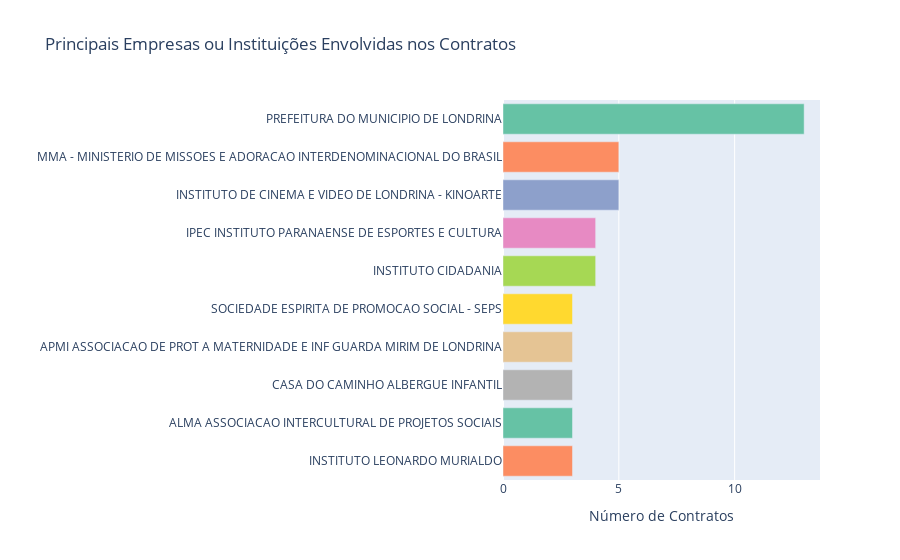

Write notebook code for a chart like this one.
### Code cell
# Identificar as principais empresas ou instituições
top_empresas = contratos_df['Beneficiario'].value_counts().head(10)

# Criar um DataFrame com os dados das principais empresas
top_empresas_df = pd.DataFrame({'Beneficiario': top_empresas.index, 'Número de Contratos': top_empresas.values})

# Criar um gráfico de barras horizontais com Plotly Express
fig = px.bar(top_empresas_df, x='Número de Contratos', y='Beneficiario', orientation='h',
             title='Principais Empresas ou Instituições Envolvidas nos Contratos',
             labels={'Número de Contratos': 'Número de Contratos', 'Beneficiario': ''},
             color='Beneficiario', color_discrete_sequence=px.colors.qualitative.Set2)

fig.update_layout(xaxis_title='Número de Contratos', showlegend=False)
fig.show()

### Figure 1 — Plotly figure (JSON) as saved in the notebook; plotly's stock layout.template omitted (floating-point values rounded to 4 significant figures)
{"data": [{"alignmentgroup": "True", "hovertemplate": "=%{y}<br>Número de Contratos=%{x}<extra></extra>", "legendgroup": "PREFEITURA DO MUNICIPIO DE LONDRINA", "marker": {"color": "rgb(102,194,165)", "pattern": {"shape": ""}}, "name": "PREFEITURA DO MUNICIPIO DE LONDRINA", "offsetgroup": "PREFEITURA DO MUNICIPIO DE LONDRINA", "orientation": "h", "showlegend": true, "textposition": "auto", "type": "bar", "x": [13], "xaxis": "x", "y": ["PREFEITURA DO MUNICIPIO DE LONDRINA"], "yaxis": "y"}, {"alignmentgroup": "True", "hovertemplate": "=%{y}<br>Número de Contratos=%{x}<extra></extra>", "legendgroup": "MMA - MINISTERIO DE MISSOES E ADORACAO INTERDENOMINACIONAL DO BRASIL", "marker": {"color": "rgb(252,141,98)", "pattern": {"shape": ""}}, "name": "MMA - MINISTERIO DE MISSOES E ADORACAO INTERDENOMINACIONAL DO BRASIL", "offsetgroup": "MMA - MINISTERIO DE MISSOES E ADORACAO INTERDENOMINACIONAL DO BRASIL", "orientation": "h", "showlegend": true, "textposition": "auto", "type": "bar", "x": [5], "xaxis": "x", "y": ["MMA - MINISTERIO DE MISSOES E ADORACAO INTERDENOMINACIONAL DO BRASIL"], "yaxis": "y"}, {"alignmentgroup": "True", "hovertemplate": "=%{y}<br>Número de Contratos=%{x}<extra></extra>", "legendgroup": "INSTITUTO DE CINEMA E VIDEO DE LONDRINA - KINOARTE", "marker": {"color": "rgb(141,160,203)", "pattern": {"shape": ""}}, "name": "INSTITUTO DE CINEMA E VIDEO DE LONDRINA - KINOARTE", "offsetgroup": "INSTITUTO DE CINEMA E VIDEO DE LONDRINA - KINOARTE", "orientation": "h", "showlegend": true, "textposition": "auto", "type": "bar", "x": [5], "xaxis": "x", "y": ["INSTITUTO DE CINEMA E VIDEO DE LONDRINA - KINOARTE"], "yaxis": "y"}, {"alignmentgroup": "True", "hovertemplate": "=%{y}<br>Número de Contratos=%{x}<extra></extra>", "legendgroup": "IPEC INSTITUTO PARANAENSE DE ESPORTES E CULTURA", "marker": {"color": "rgb(231,138,195)", "pattern": {"shape": ""}}, "name": "IPEC INSTITUTO PARANAENSE DE ESPORTES E CULTURA", "offsetgroup": "IPEC INSTITUTO PARANAENSE DE ESPORTES E CULTURA", "orientation": "h", "showlegend": true, "textposition": "auto", "type": "bar", "x": [4], "xaxis": "x", "y": ["IPEC INSTITUTO PARANAENSE DE ESPORTES E CULTURA"], "yaxis": "y"}, {"alignmentgroup": "True", "hovertemplate": "=%{y}<br>Número de Contratos=%{x}<extra></extra>", "legendgroup": "INSTITUTO CIDADANIA", "marker": {"color": "rgb(166,216,84)", "pattern": {"shape": ""}}, "name": "INSTITUTO CIDADANIA", "offsetgroup": "INSTITUTO CIDADANIA", "orientation": "h", "showlegend": true, "textposition": "auto", "type": "bar", "x": [4], "xaxis": "x", "y": ["INSTITUTO CIDADANIA"], "yaxis": "y"}, {"alignmentgroup": "True", "hovertemplate": "=%{y}<br>Número de Contratos=%{x}<extra></extra>", "legendgroup": "SOCIEDADE ESPIRITA DE PROMOCAO SOCIAL - SEPS", "marker": {"color": "rgb(255,217,47)", "pattern": {"shape": ""}}, "name": "SOCIEDADE ESPIRITA DE PROMOCAO SOCIAL - SEPS", "offsetgroup": "SOCIEDADE ESPIRITA DE PROMOCAO SOCIAL - SEPS", "orientation": "h", "showlegend": true, "textposition": "auto", "type": "bar", "x": [3], "xaxis": "x", "y": ["SOCIEDADE ESPIRITA DE PROMOCAO SOCIAL - SEPS"], "yaxis": "y"}, {"alignmentgroup": "True", "hovertemplate": "=%{y}<br>Número de Contratos=%{x}<extra></extra>", "legendgroup": "APMI ASSOCIACAO DE PROT A MATERNIDADE E INF GUARDA MIRIM DE LONDRINA", "marker": {"color": "rgb(229,196,148)", "pattern": {"shape": ""}}, "name": "APMI ASSOCIACAO DE PROT A MATERNIDADE E INF GUARDA MIRIM DE LONDRINA", "offsetgroup": "APMI ASSOCIACAO DE PROT A MATERNIDADE E INF GUARDA MIRIM DE LONDRINA", "orientation": "h", "showlegend": true, "textposition": "auto", "type": "bar", "x": [3], "xaxis": "x", "y": ["APMI ASSOCIACAO DE PROT A MATERNIDADE E INF GUARDA MIRIM DE LONDRINA"], "yaxis": "y"}, {"alignmentgroup": "True", "hovertemplate": "=%{y}<br>Número de Contratos=%{x}<extra></extra>", "legendgroup": "CASA DO CAMINHO ALBERGUE INFANTIL", "marker": {"color": "rgb(179,179,179)", "pattern": {"shape": ""}}, "name": "CASA DO CAMINHO ALBERGUE INFANTIL", "offsetgroup": "CASA DO CAMINHO ALBERGUE INFANTIL", "orientation": "h", "showlegend": true, "textposition": "auto", "type": "bar", "x": [3], "xaxis": "x", "y": ["CASA DO CAMINHO ALBERGUE INFANTIL"], "yaxis": "y"}, {"alignmentgroup": "True", "hovertemplate": "=%{y}<br>Número de Contratos=%{x}<extra></extra>", "legendgroup": "ALMA ASSOCIACAO INTERCULTURAL DE PROJETOS SOCIAIS", "marker": {"color": "rgb(102,194,165)", "pattern": {"shape": ""}}, "name": "ALMA ASSOCIACAO INTERCULTURAL DE PROJETOS SOCIAIS", "offsetgroup": "ALMA ASSOCIACAO INTERCULTURAL DE PROJETOS SOCIAIS", "orientation": "h", "showlegend": true, "textposition": "auto", "type": "bar", "x": [3], "xaxis": "x", "y": ["ALMA ASSOCIACAO INTERCULTURAL DE PROJETOS SOCIAIS"], "yaxis": "y"}, {"alignmentgroup": "True", "hovertemplate": "=%{y}<br>Número de Contratos=%{x}<extra></extra>", "legendgroup": "INSTITUTO LEONARDO MURIALDO", "marker": {"color": "rgb(252,141,98)", "pattern": {"shape": ""}}, "name": "INSTITUTO LEONARDO MURIALDO", "offsetgroup": "INSTITUTO LEONARDO MURIALDO", "orientation": "h", "showlegend": true, "textposition": "auto", "type": "bar", "x": [3], "xaxis": "x", "y": ["INSTITUTO LEONARDO MURIALDO"], "yaxis": "y"}], "layout": {"barmode": "relative", "legend": {"title": {"text": ""}, "tracegroupgap": 0}, "showlegend": false, "title": {"text": "Principais Empresas ou Instituições Envolvidas nos Contratos"}, "xaxis": {"anchor": "y", "domain": [0, 1], "title": {"text": "Número de Contratos"}}, "yaxis": {"anchor": "x", "categoryarray": ["INSTITUTO LEONARDO MURIALDO", "ALMA ASSOCIACAO INTERCULTURAL DE PROJETOS SOCIAIS", "CASA DO CAMINHO ALBERGUE INFANTIL", "APMI ASSOCIACAO DE PROT A MATERNIDADE E INF GUARDA MIRIM DE LONDRINA", "SOCIEDADE ESPIRITA DE PROMOCAO SOCIAL - SEPS", "INSTITUTO CIDADANIA", "IPEC INSTITUTO PARANAENSE DE ESPORTES E CULTURA", "INSTITUTO DE CINEMA E VIDEO DE LONDRINA - KINOARTE", "MMA - MINISTERIO DE MISSOES E ADORACAO INTERDENOMINACIONAL DO BRASIL", "PREFEITURA DO MUNICIPIO DE LONDRINA"], "categoryorder": "array", "domain": [0, 1], "title": {"text": ""}}}}
